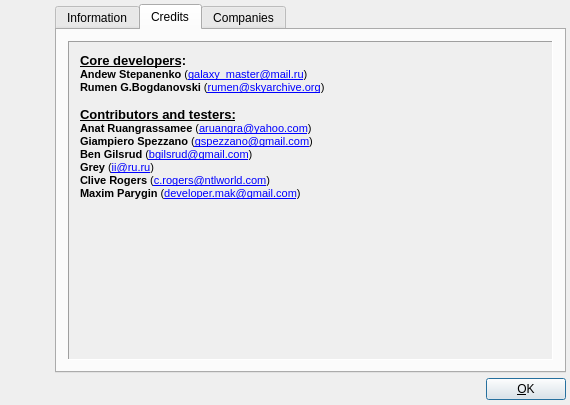
<?xml version="1.0" encoding="UTF-8"?>
<ui version="4.0">
 <class>aboutClass</class>
 <widget class="QDialog" name="aboutClass">
  <property name="geometry">
   <rect>
    <x>0</x>
    <y>0</y>
    <width>570</width>
    <height>405</height>
   </rect>
  </property>
  <property name="minimumSize">
   <size>
    <width>450</width>
    <height>295</height>
   </size>
  </property>
  <property name="maximumSize">
   <size>
    <width>640</width>
    <height>450</height>
   </size>
  </property>
  <property name="windowTitle">
   <string>about</string>
  </property>
  <layout class="QGridLayout" name="gridLayout_2">
   <property name="leftMargin">
    <number>4</number>
   </property>
   <property name="topMargin">
    <number>4</number>
   </property>
   <property name="rightMargin">
    <number>4</number>
   </property>
   <property name="bottomMargin">
    <number>4</number>
   </property>
   <property name="spacing">
    <number>4</number>
   </property>
   <item row="0" column="0" rowspan="4">
    <layout class="QVBoxLayout" name="verticalLayout">
     <item>
      <widget class="QLabel" name="label_Image">
       <property name="sizePolicy">
        <sizepolicy hsizetype="Fixed" vsizetype="Maximum">
         <horstretch>0</horstretch>
         <verstretch>0</verstretch>
        </sizepolicy>
       </property>
       <property name="text">
        <string/>
       </property>
       <property name="pixmap">
        <pixmap resource="../rc/lin_guider.qrc">:/new/prefix1/lin_guider.png</pixmap>
       </property>
      </widget>
     </item>
     <item>
      <spacer name="verticalSpacer">
       <property name="orientation">
        <enum>Qt::Vertical</enum>
       </property>
       <property name="sizeType">
        <enum>QSizePolicy::Expanding</enum>
       </property>
       <property name="sizeHint" stdset="0">
        <size>
         <width>47</width>
         <height>58</height>
        </size>
       </property>
      </spacer>
     </item>
    </layout>
   </item>
   <item row="1" column="1" rowspan="3">
    <layout class="QHBoxLayout" name="horizontalLayout">
     <item>
      <spacer name="horizontalSpacer">
       <property name="orientation">
        <enum>Qt::Horizontal</enum>
       </property>
       <property name="sizeType">
        <enum>QSizePolicy::Expanding</enum>
       </property>
       <property name="sizeHint" stdset="0">
        <size>
         <width>304</width>
         <height>24</height>
        </size>
       </property>
      </spacer>
     </item>
     <item>
      <widget class="QPushButton" name="pushButton_Ok">
       <property name="sizePolicy">
        <sizepolicy hsizetype="Maximum" vsizetype="Fixed">
         <horstretch>0</horstretch>
         <verstretch>0</verstretch>
        </sizepolicy>
       </property>
       <property name="text">
        <string>&amp;OK</string>
       </property>
       <property name="default">
        <bool>true</bool>
       </property>
      </widget>
     </item>
    </layout>
   </item>
   <item row="0" column="1">
    <widget class="QTabWidget" name="tabWidget_Pages">
     <property name="tabShape">
      <enum>QTabWidget::Rounded</enum>
     </property>
     <property name="currentIndex">
      <number>1</number>
     </property>
     <widget class="QWidget" name="tab_Main">
      <attribute name="title">
       <string>Information</string>
      </attribute>
      <layout class="QGridLayout" name="gridLayout_3">
       <item row="0" column="0">
        <widget class="QScrollArea" name="scrollArea_Main">
         <property name="frameShape">
          <enum>QFrame::Panel</enum>
         </property>
         <property name="widgetResizable">
          <bool>true</bool>
         </property>
         <widget class="QWidget" name="scrollAreaWidgetContents">
          <property name="geometry">
           <rect>
            <x>0</x>
            <y>0</y>
            <width>388</width>
            <height>340</height>
           </rect>
          </property>
          <layout class="QGridLayout" name="gridLayout">
           <item row="0" column="0">
            <widget class="QLabel" name="label_Info">
             <property name="text">
              <string>&lt;!DOCTYPE HTML PUBLIC &quot;-//W3C//DTD HTML 4.0//EN&quot; &quot;http://www.w3.org/TR/REC-html40/strict.dtd&quot;&gt;
&lt;html&gt;&lt;head&gt;&lt;meta name=&quot;qrichtext&quot; content=&quot;1&quot; /&gt;&lt;style type=&quot;text/css&quot;&gt;
p, li { white-space: pre-wrap; }
&lt;/style&gt;&lt;/head&gt;&lt;body style=&quot; font-family:'Tahoma'; font-size:8pt; font-weight:400; font-style:normal;&quot;&gt;
&lt;p style=&quot; margin-top:0px; margin-bottom:0px; margin-left:0px; margin-right:0px; -qt-block-indent:0; text-indent:0px;&quot;&gt;Lin-guider is an astronomical autoguiding program.&lt;/p&gt;
&lt;p style=&quot; margin-top:0px; margin-bottom:0px; margin-left:0px; margin-right:0px; -qt-block-indent:0; text-indent:0px;&quot;&gt;This version supports:&lt;/p&gt;
&lt;p style=&quot; margin-top:0px; margin-bottom:0px; margin-left:0px; margin-right:0px; -qt-block-indent:0; text-indent:0px;&quot;&gt;Video input:&lt;/p&gt;
&lt;p style=&quot; margin-top:0px; margin-bottom:0px; margin-left:0px; margin-right:0px; -qt-block-indent:0; text-indent:0px;&quot;&gt;   Philips, Logitech, etc UVC webcams, QHY5, QHY5L-II-M, QHY5L-II-C, QHY5-II, QHY6, DSI2PRO, ATIK, Starlight Xpress, ZWO ASI special astrocams.&lt;/p&gt;
&lt;p style=&quot; margin-top:0px; margin-bottom:0px; margin-left:0px; margin-right:0px; -qt-block-indent:0; text-indent:0px;&quot;&gt;Mount control:&lt;/p&gt;
&lt;p style=&quot; margin-top:0px; margin-bottom:0px; margin-left:0px; margin-right:0px; -qt-block-indent:0; text-indent:0px;&quot;&gt;   FTDI chip-based, parallel (LPT) port-based, GPIO-based commutators, GPUSB, Nexstar, QHY5, QHY5L-II-M, QHY5L-II-C, QHY5-II, QHY6, ATIK, Starlight Xpress, ZWO ASI astrocams as pulse drivers.&lt;/p&gt;
&lt;p style=&quot;-qt-paragraph-type:empty; margin-top:0px; margin-bottom:0px; margin-left:0px; margin-right:0px; -qt-block-indent:0; text-indent:0px;&quot;&gt;&lt;br /&gt;&lt;/p&gt;
&lt;p style=&quot; margin-top:0px; margin-bottom:0px; margin-left:0px; margin-right:0px; -qt-block-indent:0; text-indent:0px;&quot;&gt;This is an experimental software.&lt;/p&gt;
&lt;p style=&quot;-qt-paragraph-type:empty; margin-top:0px; margin-bottom:0px; margin-left:0px; margin-right:0px; -qt-block-indent:0; text-indent:0px;&quot;&gt;&lt;br /&gt;&lt;/p&gt;
&lt;p style=&quot; margin-top:0px; margin-bottom:0px; margin-left:0px; margin-right:0px; -qt-block-indent:0; text-indent:0px;&quot;&gt;The program is provided AS IS with NO WARRANTY OF ANY KIND, INCLUDING THE WARRANTY OF DESIGN, MERCHANTABILITY AND FITNESS FOR A PARTICULAR PURPOSE.&lt;/p&gt;
&lt;p style=&quot;-qt-paragraph-type:empty; margin-top:0px; margin-bottom:0px; margin-left:0px; margin-right:0px; -qt-block-indent:0; text-indent:0px;&quot;&gt;&lt;br /&gt;&lt;/p&gt;
&lt;p style=&quot; margin-top:0px; margin-bottom:0px; margin-left:0px; margin-right:0px; -qt-block-indent:0; text-indent:0px;&quot;&gt;*VERSION*&lt;/p&gt;
&lt;p style=&quot;-qt-paragraph-type:empty; margin-top:0px; margin-bottom:0px; margin-left:0px; margin-right:0px; -qt-block-indent:0; text-indent:0px;&quot;&gt;&lt;br /&gt;&lt;/p&gt;
&lt;p style=&quot; margin-top:0px; margin-bottom:0px; margin-left:0px; margin-right:0px; -qt-block-indent:0; text-indent:0px;&quot;&gt;Visit &lt;a href=&quot;http://sourceforge.net/projects/linguider/&quot;&gt;&lt;span style=&quot; text-decoration: underline; color:#0000ff;&quot;&gt;http://sourceforge.net/projects/linguider/&lt;/span&gt;&lt;/a&gt;&lt;/p&gt;
&lt;p style=&quot;-qt-paragraph-type:empty; margin-top:0px; margin-bottom:0px; margin-left:0px; margin-right:0px; -qt-block-indent:0; text-indent:0px;&quot;&gt;&lt;br /&gt;&lt;/p&gt;
&lt;p style=&quot; margin-top:0px; margin-bottom:0px; margin-left:0px; margin-right:0px; -qt-block-indent:0; text-indent:0px;&quot;&gt;Support &lt;a href=&quot;mailto:galaxy_master@mail.ru&quot;&gt;&lt;span style=&quot; text-decoration: underline; color:#0000ff;&quot;&gt;galaxy_master@mail.ru&lt;/span&gt;&lt;/a&gt;&lt;/p&gt;&lt;/body&gt;&lt;/html&gt;</string>
             </property>
             <property name="alignment">
              <set>Qt::AlignLeading|Qt::AlignLeft|Qt::AlignTop</set>
             </property>
             <property name="wordWrap">
              <bool>true</bool>
             </property>
             <property name="openExternalLinks">
              <bool>true</bool>
             </property>
             <property name="textInteractionFlags">
              <set>Qt::LinksAccessibleByMouse</set>
             </property>
            </widget>
           </item>
          </layout>
         </widget>
        </widget>
       </item>
      </layout>
     </widget>
     <widget class="QWidget" name="tab_Credits">
      <attribute name="title">
       <string>Credits</string>
      </attribute>
      <layout class="QGridLayout" name="gridLayout_5">
       <item row="0" column="0">
        <widget class="QScrollArea" name="scrollArea_Credits">
         <property name="frameShape">
          <enum>QFrame::Panel</enum>
         </property>
         <property name="widgetResizable">
          <bool>true</bool>
         </property>
         <widget class="QWidget" name="scrollAreaWidgetContents_2">
          <property name="geometry">
           <rect>
            <x>0</x>
            <y>0</y>
            <width>404</width>
            <height>311</height>
           </rect>
          </property>
          <layout class="QGridLayout" name="gridLayout_4">
           <item row="0" column="0">
            <widget class="QLabel" name="label_Info_2">
             <property name="text">
              <string>&lt;!DOCTYPE HTML PUBLIC &quot;-//W3C//DTD HTML 4.0//EN&quot; &quot;http://www.w3.org/TR/REC-html40/strict.dtd&quot;&gt;
&lt;html&gt;&lt;head&gt;&lt;meta name=&quot;qrichtext&quot; content=&quot;1&quot; /&gt;&lt;style type=&quot;text/css&quot;&gt;
p, li { white-space: pre-wrap; }
&lt;/style&gt;&lt;/head&gt;&lt;body style=&quot; font-family:'Ubuntu'; font-size:11pt; font-weight:400; font-style:normal;&quot;&gt;
&lt;p style=&quot; margin-top:0px; margin-bottom:0px; margin-left:0px; margin-right:0px; -qt-block-indent:0; text-indent:0px;&quot;&gt;&lt;span style=&quot; font-family:'Tahoma'; font-size:10pt; font-weight:600; text-decoration: underline;&quot;&gt;Core developers&lt;/span&gt;&lt;span style=&quot; font-family:'Tahoma'; font-size:10pt; font-weight:600;&quot;&gt;:&lt;/span&gt;&lt;/p&gt;
&lt;p style=&quot; margin-top:0px; margin-bottom:0px; margin-left:0px; margin-right:0px; -qt-block-indent:0; text-indent:0px;&quot;&gt;&lt;span style=&quot; font-family:'Tahoma'; font-size:8pt; font-weight:600;&quot;&gt;Andew Stepanenko &lt;/span&gt;&lt;span style=&quot; font-family:'Tahoma'; font-size:8pt;&quot;&gt;(&lt;/span&gt;&lt;a href=&quot;mailto:galaxy_master@mail.ru&quot;&gt;&lt;span style=&quot; font-family:'Tahoma'; font-size:8pt; text-decoration: underline; color:#0000ff;&quot;&gt;galaxy_master@mail.ru&lt;/span&gt;&lt;/a&gt;&lt;span style=&quot; font-family:'Tahoma'; font-size:8pt;&quot;&gt;)&lt;/span&gt;&lt;/p&gt;
&lt;p style=&quot; margin-top:0px; margin-bottom:0px; margin-left:0px; margin-right:0px; -qt-block-indent:0; text-indent:0px;&quot;&gt;&lt;span style=&quot; font-family:'Tahoma'; font-size:8pt; font-weight:600;&quot;&gt;Rumen G.Bogdanovski&lt;/span&gt;&lt;span style=&quot; font-family:'Tahoma'; font-size:8pt;&quot;&gt; (&lt;/span&gt;&lt;a href=&quot;mailto:rumen@skyarchive.org&quot;&gt;&lt;span style=&quot; font-family:'Tahoma'; font-size:8pt; text-decoration: underline; color:#0000ff;&quot;&gt;rumen@skyarchive.org&lt;/span&gt;&lt;/a&gt;&lt;span style=&quot; font-family:'Tahoma'; font-size:8pt;&quot;&gt;)&lt;/span&gt;&lt;/p&gt;
&lt;p style=&quot;-qt-paragraph-type:empty; margin-top:0px; margin-bottom:0px; margin-left:0px; margin-right:0px; -qt-block-indent:0; text-indent:0px; font-family:'Tahoma'; font-size:8pt;&quot;&gt;&lt;br /&gt;&lt;/p&gt;
&lt;p style=&quot; margin-top:0px; margin-bottom:0px; margin-left:0px; margin-right:0px; -qt-block-indent:0; text-indent:0px;&quot;&gt;&lt;span style=&quot; font-family:'Tahoma'; font-size:10pt; font-weight:600; text-decoration: underline;&quot;&gt;Contributors and testers:&lt;/span&gt;&lt;/p&gt;
&lt;p style=&quot; margin-top:0px; margin-bottom:0px; margin-left:0px; margin-right:0px; -qt-block-indent:0; text-indent:0px;&quot;&gt;&lt;span style=&quot; font-family:'Tahoma'; font-size:8pt; font-weight:600;&quot;&gt;Anat Ruangrassamee&lt;/span&gt;&lt;span style=&quot; font-family:'Tahoma'; font-size:8pt;&quot;&gt; (&lt;/span&gt;&lt;a href=&quot;mailto:aruangra@yahoo.com&quot;&gt;&lt;span style=&quot; font-family:'Tahoma'; font-size:8pt; text-decoration: underline; color:#0000ff;&quot;&gt;aruangra@yahoo.com&lt;/span&gt;&lt;/a&gt;&lt;span style=&quot; font-family:'Tahoma'; font-size:8pt;&quot;&gt;)&lt;/span&gt;&lt;/p&gt;
&lt;p style=&quot; margin-top:0px; margin-bottom:0px; margin-left:0px; margin-right:0px; -qt-block-indent:0; text-indent:0px;&quot;&gt;&lt;span style=&quot; font-family:'Tahoma'; font-size:8pt; font-weight:600;&quot;&gt;Giampiero Spezzano&lt;/span&gt;&lt;span style=&quot; font-family:'Tahoma'; font-size:8pt;&quot;&gt; (&lt;/span&gt;&lt;a href=&quot;mailto:gspezzano@gmail.com&quot;&gt;&lt;span style=&quot; font-family:'Tahoma'; font-size:8pt; text-decoration: underline; color:#0000ff;&quot;&gt;gspezzano@gmail.com&lt;/span&gt;&lt;/a&gt;&lt;span style=&quot; font-family:'Tahoma'; font-size:8pt;&quot;&gt;)&lt;/span&gt;&lt;/p&gt;
&lt;p style=&quot; margin-top:0px; margin-bottom:0px; margin-left:0px; margin-right:0px; -qt-block-indent:0; text-indent:0px;&quot;&gt;&lt;span style=&quot; font-family:'Tahoma'; font-size:8pt; font-weight:600;&quot;&gt;Ben Gilsrud&lt;/span&gt;&lt;span style=&quot; font-family:'Tahoma'; font-size:8pt;&quot;&gt; (&lt;/span&gt;&lt;a href=&quot;mailto:bgilsrud@gmail.com&quot;&gt;&lt;span style=&quot; font-family:'Tahoma'; font-size:8pt; text-decoration: underline; color:#0000ff;&quot;&gt;bgilsrud@gmail.com&lt;/span&gt;&lt;/a&gt;&lt;span style=&quot; font-family:'Tahoma'; font-size:8pt;&quot;&gt;)&lt;/span&gt;&lt;/p&gt;
&lt;p style=&quot; margin-top:0px; margin-bottom:0px; margin-left:0px; margin-right:0px; -qt-block-indent:0; text-indent:0px;&quot;&gt;&lt;span style=&quot; font-family:'Tahoma'; font-size:8pt; font-weight:600;&quot;&gt;Grey&lt;/span&gt;&lt;span style=&quot; font-family:'Tahoma'; font-size:8pt;&quot;&gt; (&lt;/span&gt;&lt;a href=&quot;mailto:ii@ru.ru&quot;&gt;&lt;span style=&quot; font-family:'Tahoma'; font-size:8pt; text-decoration: underline; color:#0000ff;&quot;&gt;ii@ru.ru&lt;/span&gt;&lt;/a&gt;&lt;span style=&quot; font-family:'Tahoma'; font-size:8pt;&quot;&gt;)&lt;/span&gt;&lt;/p&gt;
&lt;p style=&quot; margin-top:0px; margin-bottom:0px; margin-left:0px; margin-right:0px; -qt-block-indent:0; text-indent:0px;&quot;&gt;&lt;span style=&quot; font-family:'Tahoma'; font-size:8pt; font-weight:600;&quot;&gt;Clive Rogers&lt;/span&gt;&lt;span style=&quot; font-family:'Tahoma'; font-size:8pt;&quot;&gt; (&lt;/span&gt;&lt;a href=&quot;mailto:c.rogers@ntlworld.com&quot;&gt;&lt;span style=&quot; font-family:'Tahoma'; font-size:8pt; text-decoration: underline; color:#0000ff;&quot;&gt;c.rogers@ntlworld.com&lt;/span&gt;&lt;/a&gt;&lt;span style=&quot; font-family:'Tahoma'; font-size:8pt;&quot;&gt;)&lt;/span&gt;&lt;/p&gt;
&lt;p style=&quot; margin-top:0px; margin-bottom:0px; margin-left:0px; margin-right:0px; -qt-block-indent:0; text-indent:0px;&quot;&gt;&lt;span style=&quot; font-family:'Tahoma'; font-size:8pt; font-weight:600;&quot;&gt;Maxim Parygin&lt;/span&gt;&lt;span style=&quot; font-family:'Tahoma'; font-size:8pt;&quot;&gt; (&lt;/span&gt;&lt;a href=&quot;mailto:developer.mak@gmail.com&quot;&gt;&lt;span style=&quot; font-family:'Tahoma'; font-size:8pt; text-decoration: underline; color:#0000ff;&quot;&gt;developer.mak@gmail.com&lt;/span&gt;&lt;/a&gt;&lt;span style=&quot; font-family:'Tahoma'; font-size:8pt;&quot;&gt;)&lt;/span&gt;&lt;/p&gt;&lt;/body&gt;&lt;/html&gt;</string>
             </property>
             <property name="alignment">
              <set>Qt::AlignLeading|Qt::AlignLeft|Qt::AlignTop</set>
             </property>
             <property name="wordWrap">
              <bool>true</bool>
             </property>
             <property name="openExternalLinks">
              <bool>true</bool>
             </property>
             <property name="textInteractionFlags">
              <set>Qt::LinksAccessibleByMouse</set>
             </property>
            </widget>
           </item>
          </layout>
         </widget>
        </widget>
       </item>
      </layout>
     </widget>
     <widget class="QWidget" name="tab_Companies">
      <attribute name="title">
       <string>Companies</string>
      </attribute>
      <layout class="QGridLayout" name="gridLayout_6">
       <item row="0" column="0">
        <widget class="QScrollArea" name="scrollArea_Companies">
         <property name="frameShape">
          <enum>QFrame::Panel</enum>
         </property>
         <property name="widgetResizable">
          <bool>true</bool>
         </property>
         <widget class="QWidget" name="scrollAreaWidgetContents_3">
          <property name="geometry">
           <rect>
            <x>0</x>
            <y>0</y>
            <width>404</width>
            <height>311</height>
           </rect>
          </property>
          <layout class="QGridLayout" name="gridLayout_5">
           <item row="0" column="0">
            <widget class="QLabel" name="label_Info_3">
             <property name="text">
              <string>&lt;!DOCTYPE HTML PUBLIC &quot;-//W3C//DTD HTML 4.0//EN&quot; &quot;http://www.w3.org/TR/REC-html40/strict.dtd&quot;&gt;
&lt;html&gt;&lt;head&gt;&lt;meta name=&quot;qrichtext&quot; content=&quot;1&quot; /&gt;&lt;style type=&quot;text/css&quot;&gt;
p, li { white-space: pre-wrap; }
&lt;/style&gt;&lt;/head&gt;&lt;body style=&quot; font-family:'Ubuntu'; font-size:11pt; font-weight:400; font-style:normal;&quot;&gt;
&lt;p style=&quot; margin-top:0px; margin-bottom:0px; margin-left:0px; margin-right:0px; -qt-block-indent:0; text-indent:0px;&quot;&gt;&lt;span style=&quot; font-weight:600; text-decoration: underline;&quot;&gt;Companies who helped us one way or another:&lt;/span&gt;&lt;/p&gt;
&lt;p style=&quot;-qt-paragraph-type:empty; margin-top:0px; margin-bottom:0px; margin-left:0px; margin-right:0px; -qt-block-indent:0; text-indent:0px; font-size:10pt; font-weight:600; text-decoration: underline;&quot;&gt;&lt;br /&gt;&lt;/p&gt;
&lt;p style=&quot; margin-top:0px; margin-bottom:0px; margin-left:0px; margin-right:0px; -qt-block-indent:0; text-indent:0px;&quot;&gt;&lt;span style=&quot; font-size:10pt; font-weight:600;&quot;&gt;ZWO&lt;/span&gt;&lt;/p&gt;
&lt;p style=&quot; margin-top:0px; margin-bottom:0px; margin-left:0px; margin-right:0px; -qt-block-indent:0; text-indent:0px;&quot;&gt;&lt;a href=&quot;http://astronomy-imaging-camera.com&quot;&gt;&lt;span style=&quot; font-size:10pt; text-decoration: underline; color:#0000ff;&quot;&gt;http://astronomy-imaging-camera.com&lt;/span&gt;&lt;/a&gt;&lt;/p&gt;
&lt;p style=&quot;-qt-paragraph-type:empty; margin-top:0px; margin-bottom:0px; margin-left:0px; margin-right:0px; -qt-block-indent:0; text-indent:0px; font-size:10pt; text-decoration: underline; color:#0000ff;&quot;&gt;&lt;br /&gt;&lt;/p&gt;
&lt;p style=&quot; margin-top:0px; margin-bottom:0px; margin-left:0px; margin-right:0px; -qt-block-indent:0; text-indent:0px;&quot;&gt;&lt;span style=&quot; font-size:10pt; font-weight:600;&quot;&gt;CloudMakers, s.r.o.&lt;/span&gt;&lt;/p&gt;
&lt;p style=&quot; margin-top:0px; margin-bottom:0px; margin-left:0px; margin-right:0px; -qt-block-indent:0; text-indent:0px;&quot;&gt;&lt;a href=&quot;http://www.cloudmakers.eu&quot;&gt;&lt;span style=&quot; font-size:10pt; text-decoration: underline; color:#0000ff;&quot;&gt;http://www.cloudmakers.eu&lt;/span&gt;&lt;/a&gt;&lt;/p&gt;
&lt;p style=&quot;-qt-paragraph-type:empty; margin-top:0px; margin-bottom:0px; margin-left:0px; margin-right:0px; -qt-block-indent:0; text-indent:0px; font-size:10pt;&quot;&gt;&lt;br /&gt;&lt;/p&gt;
&lt;p style=&quot; margin-top:0px; margin-bottom:0px; margin-left:0px; margin-right:0px; -qt-block-indent:0; text-indent:0px;&quot;&gt;&lt;span style=&quot; font-size:10pt; font-weight:600;&quot;&gt;Starlight Xpress ltd.&lt;/span&gt;&lt;/p&gt;
&lt;p style=&quot; margin-top:0px; margin-bottom:0px; margin-left:0px; margin-right:0px; -qt-block-indent:0; text-indent:0px;&quot;&gt;&lt;a href=&quot;http://www.sxccd.com&quot;&gt;&lt;span style=&quot; font-size:10pt; text-decoration: underline; color:#0000ff;&quot;&gt;http://www.sxccd.com&lt;/span&gt;&lt;/a&gt;&lt;/p&gt;&lt;/body&gt;&lt;/html&gt;</string>
             </property>
             <property name="alignment">
              <set>Qt::AlignLeading|Qt::AlignLeft|Qt::AlignTop</set>
             </property>
             <property name="wordWrap">
              <bool>true</bool>
             </property>
             <property name="openExternalLinks">
              <bool>true</bool>
             </property>
             <property name="textInteractionFlags">
              <set>Qt::LinksAccessibleByMouse</set>
             </property>
            </widget>
           </item>
          </layout>
         </widget>
        </widget>
       </item>
      </layout>
     </widget>
    </widget>
   </item>
  </layout>
 </widget>
 <layoutdefault spacing="6" margin="11"/>
 <tabstops>
  <tabstop>tabWidget_Pages</tabstop>
  <tabstop>scrollArea_Main</tabstop>
  <tabstop>scrollArea_Credits</tabstop>
  <tabstop>pushButton_Ok</tabstop>
 </tabstops>
 <resources>
  <include location="../rc/lin_guider.qrc"/>
 </resources>
 <connections/>
</ui>
